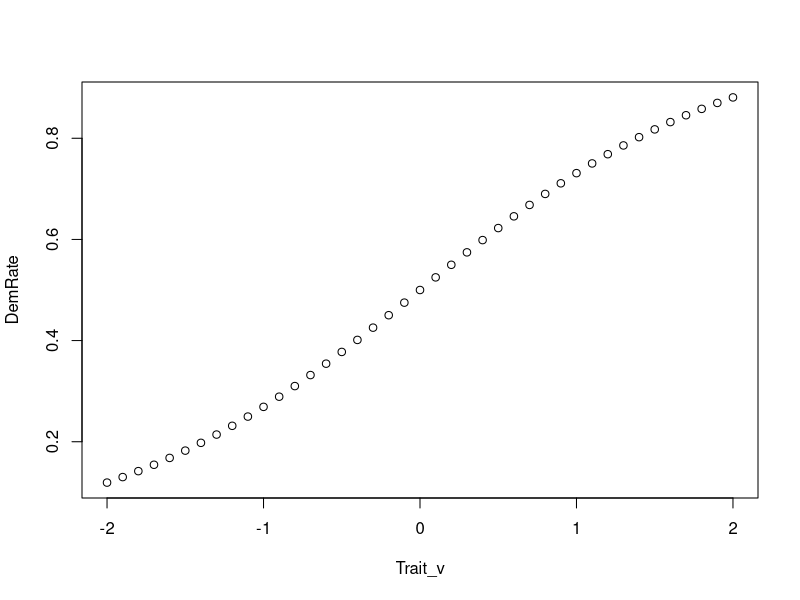

Write the R code that produced this figure. (Note: this script raises an error after producing the figure.)

## first exploring the behaviour of sigmoid function as specified currently, i.e. to give as output rnage of values between -2 and 2 (i.e. if limate affects traits)
fun_sigm <- function(beta, Trait_value, interc){
  Dem_rate <- (1/(1+exp(-5*(interc + beta*Trait_value))) - 0.5)*4  ## check if sd_temp is needed?
  return(Dem_rate)
}

fun_sigm_cl <- function(beta, Trait_value, interc){
  Dem_rate <- (1/(1+exp(-(interc + beta*Trait_value))))   ## check if sd_temp is needed?
  return(Dem_rate)
}

fun_sigm_cl(beta = 1, Trait_value = 0, interc = 0)
## adjusting the explored par-rs to highlight the range tested in the model and the one
## identified in the empirical sTrait
Trait_v <- seq(-2, 2, by = 0.1)

interc <- seq(-5, 5, by = 1)

beta <- c(seq(1, 1, by = 1))

DemRate <- unlist(lapply(Trait_v, FUN = function(x){fun_sigm_cl(beta = 1, interc = 0, Trait_value = x)}))
plot(Trait_v, DemRate)


## and now trying to apply the function across diff. intercept and beta values
dat <- data.frame(interc = numeric(0), demRate = numeric(0), beta = numeric(0),
                  Trait_v = numeric(0))
for(i in interc){
  for(j in beta){
    newDat <- data.frame(interc = rep(i, length(Trait_v)), beta = rep(j, length(Trait_v)),
                         Trait_v = Trait_v)
    newDat$demRate <- unlist(lapply(Trait_v, FUN = function(x){fun_sigm_cl(beta = j, interc = i, Trait_value = x)}))
    dat <- rbind(dat, newDat)
  }
}


subs <- subset(dat, interc == 1)
## to colour the panels reflecting the par-r values inferred from the empiricla data
## add a df
dat_col <- data.frame(interc = rep(c(-1, 0, 1, 2), 2),
                      beta = rep(c(-0.1, 0.1),
                                 each = length(c(-1, 0, 1, 2))),
                      col = 'blue', demRate = 0, Trait_v = 0)

pdf('./output/output_nonL/SupplFig_ParSpace_Sigmoid_betaRows_IntercColumns_classicFormula.pdf', height = 8, width = 6)
ggplot(dat, aes(x = Trait_v, y = demRate)) +
  geom_line() +
  # geom_rect(data = dat_col, aes(fill = col),
  #           xmin = -Inf, xmax = Inf,
  #           ymin = -Inf, ymax = Inf,
  #           fill = 'grey', alpha = 0.4) +
  facet_wrap(interc) +
  theme_bw() + ylab('Demographic rate') +
  xlab('Trait') +
  theme(panel.grid.minor = element_blank(),
        strip.background = element_rect(fill = 'white'))

dev.off()

## so, the function does behave well, but under low betas it resembles linear.. and that is
## what we get with the data
ggplot(subs, aes(x = Trait_v, y = demRate)) +
  geom_line()




## For probs of surivval we in fact do not need these scaling (i.e. multiple by 5, -0.5) because we end up with probabilities, and they rnage between 0 and 1
fun_sigm <- function(beta, Trait_value, interc){
  Dem_rate <- (1/(1+exp(-(interc + beta*Trait_value))))
  return(Dem_rate)
}

fun_sigm(beta = 1, Trait_value = 0, interc = 0)
## adjusting the explored par-rs to highlight the range tested in the model and the one
## identified in the empirical sTrait
Trait_v <- seq(-2, 2, by = 0.1)

interc <- seq(0, 5, by = 1)

beta <- c(seq(-5, -1, by = 1), -0.1, 0, 0.1, seq(1, 5, by = 1))

DemRate <- unlist(lapply(Trait_v, FUN = function(x){fun_sigm(beta = 1, interc = 0, Trait_value = x)}))
plot(Trait_v, DemRate)


## and now trying to apply the function across diff. intercept and beta values
dat <- data.frame(interc = numeric(0), demRate = numeric(0), beta = numeric(0),
                  Trait_v = numeric(0))
for(i in interc){
  for(j in beta){
    newDat <- data.frame(interc = rep(i, length(Trait_v)), beta = rep(j, length(Trait_v)),
                         Trait_v = Trait_v)
    newDat$demRate <- unlist(lapply(Trait_v, FUN = function(x){fun_sigm(beta = j, interc = i, Trait_value = x)}))
    dat <- rbind(dat, newDat)
  }
}

## to colour the panels reflecting the par-r values inferred from the empiricla data
## add a df
dat_col <- data.frame(interc = rep(c(-1, 0, 1, 2), 2),
                      beta = rep(c(-0.1, 0.1),
                                 each = length(c(-1, 0, 1, 2))),
                      col = 'blue', demRate = 0, Trait_v = 0)

pdf('./output/output_nonL/SupplFig_ParSpace_Sigmoid_betaRows_IntercColumns_correctedFormula.pdf', height = 8, width = 6)
ggplot(dat, aes(x = Trait_v, y = demRate)) +
  geom_line() +
  geom_rect(data = dat_col, aes(fill = col),
            xmin = -Inf, xmax = Inf,
            ymin = -Inf, ymax = Inf,
            fill = 'grey', alpha = 0.4) +
  facet_grid(beta ~ interc) +
  theme_bw() + ylab('Demographic rate') +
  xlab('Trait') +
  theme(panel.grid.minor = element_blank(),
        strip.background = element_rect(fill = 'white'))

dev.off()


# testing an extension of function for fecundity


## For probs of surivval we in fact do not need these scaling (i.e. multiple by 5, -0.5) because we end up with probabilities, and they rnage between 0 and 1
fun_fecund <- function(beta, Trait_value, interc){
  Dem_rate <- (1/(1+exp(-5*(interc + beta*Trait_value))) - 0.5)*20
 if (Dem_rate < 0){
    Dem_rate = 0
  }
  return(Dem_rate)
}

# splitting the function by trait value (> or < 0)
fun_fecund1 <- function(beta, Trait_value, interc){
  if (Trait_value >= 0){
  Dem_rate <- (1/(1+exp(-5*(interc + beta*Trait_value))) - 0.5)*20 }
  else {
    Dem_rate <- (1/(1+exp(-5*(interc + beta*Trait_value))) - 0.5)*4
  }
  if (Dem_rate < 0){
    Dem_rate = 0
  }
  return(Dem_rate)
}


fun_fecund1(beta = 1, Trait_value = -0.5, interc = 0)
## adjusting the explored par-rs to highlight the range tested in the model and the one
## identified in the empirical sTrait
Trait_v <- seq(-2, 2, by = 0.1)

interc <- seq(0, 5, by = 1)

beta <- c(seq(-5, -1, by = 1), -0.1, 0, 0.1, seq(1, 5, by = 1))

DemRate <- unlist(lapply(Trait_v, FUN = function(x){fun_fecund1(beta = 1, interc = 0, Trait_value = x)}))
plot(Trait_v, DemRate)


## and now trying to apply the function across diff. intercept and beta values
dat <- data.frame(interc = numeric(0), demRate = numeric(0), beta = numeric(0),
                  Trait_v = numeric(0))
for(i in interc){
  for(j in beta){
    newDat <- data.frame(interc = rep(i, length(Trait_v)), beta = rep(j, length(Trait_v)),
                         Trait_v = Trait_v)
    newDat$demRate <- unlist(lapply(Trait_v, FUN = function(x){fun_fecund(beta = j, interc = i, Trait_value = x)}))
    dat <- rbind(dat, newDat)
  }
}

## to colour the panels reflecting the par-r values inferred from the empiricla data
## add a df
dat_col <- data.frame(interc = rep(c(-1, 0, 1, 2), 2),
                      beta = rep(c(-0.1, 0.1),
                                 each = length(c(-1, 0, 1, 2))),
                      col = 'blue', demRate = 0, Trait_v = 0)

pdf('./output/output_nonL/SupplFig_ParSpace_Sigmoid_betaRows_IntercColumns_Fecundity.pdf', height = 8, width = 6)
ggplot(dat, aes(x = Trait_v, y = demRate)) +
  geom_line() +
  geom_rect(data = dat_col, aes(fill = col),
            xmin = -Inf, xmax = Inf,
            ymin = -Inf, ymax = Inf,
            fill = 'grey', alpha = 0.4) +
  facet_grid(beta ~ interc) +
  theme_bw() + ylab('Demographic rate') +
  xlab('Trait') +
  theme(panel.grid.minor = element_blank(),
        strip.background = element_rect(fill = 'white'))

dev.off()


# now that I am at it, let me also test Poisson...
fun_pois <- function(beta, Trait_value, interc){
  Dem_rate <- exp(interc + beta*Trait_value)
  return(Dem_rate)
}

fun_pois(beta = 1, Trait_value = 0, interc = 0)
## adjusting the explored par-rs to highlight the range tested in the model and the one
## identified in the empirical sTrait
Trait_v <- seq(-2, 2, by = 0.1)

interc <- seq(-5, 5, by = 1)

beta <- c(seq(1, 1, by = 1))

DemRate <- unlist(lapply(Trait_v, FUN = function(x){fun_pois(beta = 1, interc = 0, Trait_value = x)}))
plot(Trait_v, DemRate)


## and now trying to apply the function across diff. intercept and beta values
dat <- data.frame(interc = numeric(0), demRate = numeric(0), beta = numeric(0),
                  Trait_v = numeric(0))

interc <- seq(1, 5, by = 1)

beta <- c(seq(-2, 2, by = 1))

for(i in interc){
  for(j in beta){
    newDat <- data.frame(interc = rep(i, length(Trait_v)), beta = rep(j, length(Trait_v)),
                         Trait_v = Trait_v)
    newDat$demRate <- unlist(lapply(Trait_v, FUN = function(x){fun_pois(beta = j, interc = i, Trait_value = x)}))
    dat <- rbind(dat, newDat)
  }
}

## to colour the panels reflecting the par-r values inferred from the empiricla data
# ## add a df
# dat_col <- data.frame(interc = rep(c(0:5), 2),
#                       beta = rep(c(-1.0, -0.5,  0.0,  0.5,  1.0),
#                                  each = length(c(0:5))),
#                       col = 'blue', demRate = 0, Trait_v = 0)

pdf('./output/output_nonL/Test_ParSpace_Poisson_betaRows_IntercColumns.pdf', height = 8, width = 6)
ggplot(dat, aes(x = Trait_v, y = demRate)) +
  geom_line() +
  # geom_rect(data = dat_col, aes(fill = col),
  #           xmin = -Inf, xmax = Inf,
  #           ymin = -Inf, ymax = Inf,
  #           fill = 'grey', alpha = 0.4) +
  facet_grid(beta ~ interc, scales = 'free') +
  theme_bw() + ylab('Fecundity') +
  xlab('Trait') +
  theme(panel.grid.minor = element_blank(),
        strip.background = element_rect(fill = 'white'))

dev.off()


## so, based on this test, I do not think I need to fit a Poisson -
# the relations observed from the data do not seem oto follow this relation
